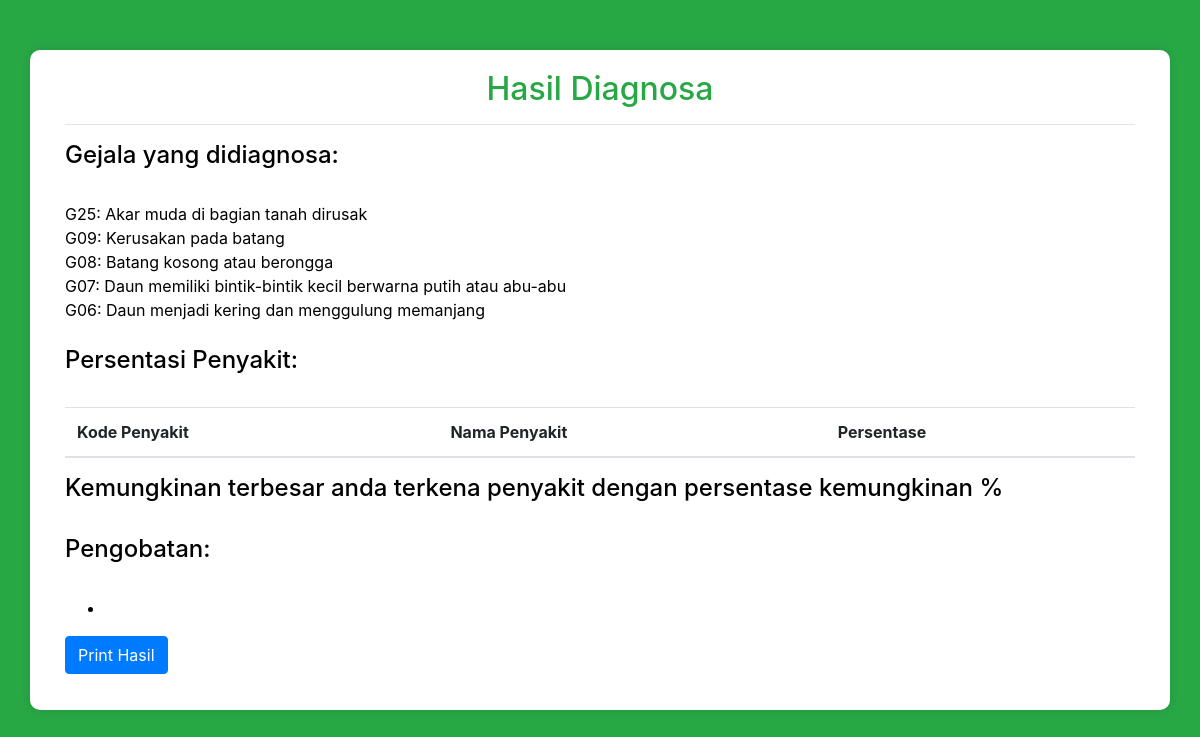
/hitung_bayes.php?u=322, run on the app's committed database.
### tables this page shows
CREATE TABLE `tblgejala` (
  `kd_gejala` varchar(7) NOT NULL,
  `nm_gejala` varchar(80) NOT NULL
);

### hitung_bayes.php (the view, shortened to what this page needs)
<!DOCTYPE html>
<html lang="en">
<head>
  <link rel="stylesheet" href="https://maxcdn.bootstrapcdn.com/bootstrap/4.5.2/css/bootstrap.min.css">
</head>
<body>
  <div class="container">
    <div class="col">
      <h2 class="form-title">Hasil Diagnosa</h2>
      <hr>
      <?php
      include "lib/koneksi.php";
      $user=$_GET['u'];
      echo "<h4>Gejala yang didiagnosa:</h4><br>";
      $dataGejala = array();
      $tampil_data_gejala = mysqli_query($konek,"SELECT * FROM tblbantu WHERE id_pengunjung='$user'");
      while ($hasil_tampil_data_gejala = mysqli_fetch_array($tampil_data_gejala)) {
        $dataGejala[] = $hasil_tampil_data_gejala['kd_gejala'];
      }
      $list_penyakit_k = array();
      $a=0;
      foreach ($dataGejala as $list_pyk_k) {
        $query_penyakit_k = mysqli_query($konek,"SELECT * FROM tblaturan WHERE kd_gejala='$list_pyk_k'");
        while ($hasil_query_penyakit_k = mysqli_fetch_array($query_penyakit_k)) {
          $list_penyakit_k [$a][0] = $hasil_query_penyakit_k['kd_gejala'];
          $list_penyakit_k [$a][1] = $hasil_query_penyakit_k['kd_penyakit'];
          $a++;
        }
      }
      $list_penyakit_jml_gejala = array ();
      $q=0;
      $list_penyakit_gejala = mysqli_query($konek, "SELECT * FROM tblbantu_2 WHERE id_pengunjung='$user' ORDER BY kd_penyakit ASC");
      while ($h_list_penyakit_gejala = mysqli_fetch_array($list_penyakit_gejala)){
        $list_penyakit_jml_gejala[$q][0] = $h_list_penyakit_gejala['kd_penyakit'];
        $list_penyakit_jml_gejala[$q][1] = $h_list_penyakit_gejala['jml_gejala'];
        $q++;
      }
      $list_penyakit_kk = array ();
      $b=0;
      foreach
	  ($list_penyakit_k as $list_pyk_k) {
        $query_penyakit_kk = mysqli_query($konek, "SELECT * FROM tblaturan WHERE kd_penyakit='$list_pyk_k[1]'");
        $jumlah_gejala = mysqli_num_rows($query_penyakit_kk);
        while ($hasil_query_penyakit_kk = mysqli_fetch_array($query_penyakit_kk)) {
          $list_penyakit_kk[$b][0] = $hasil_query_penyakit_kk['kd_penyakit'];
        }
        $list_penyakit_kk[$b][1] = $jumlah_gejala;
        $hasil = floor($list_penyakit_kk[$b][1] / 2);
        $list_penyakit_kk[$b][2] = $hasil;
        $b++;
      }
      $list_penyakit_penuh_kriteria = array ();
      foreach ($list_penyakit_jml_gejala as $h_list_penyakit_jml_gejala) {
        foreach ($list_penyakit_kk as $h_list_penyakit_kk) {
          if ($h_list_penyakit_jml_gejala[0] == $h_list_penyakit_kk[0]) {
            if ($h_list_penyakit_jml_gejala[1] >= $h_list_penyakit_kk[2]) {
              $list_penyakit_penuh_kriteria[] = $h_list_penyakit_jml_gejala[1];
            }
          }
        }
      }
      if (count($list_penyakit_penuh_kriteria) == -1) {
        echo "<h3>Tidak Bisa Melakukan Diagnosa Penyakit, Gejala Yang Anda Masukkan Kurang Spesifik</h3>";
        $hapus = mysqli_query($konek, "DELETE FROM tblbantu_2 WHERE id_pengunjung='$user'");
        $hps_pengunjung = mysqli_query($konek,"DELETE FROM tblpengunjung WHERE id_pengunjung='$user'");
        $hps_tblbantu = mysqli_query($konek,"DELETE FROM tblbantu WHERE id_pengunjung='$user'");
      } else {
        foreach ($dataGejala as $nilai) {
          $q_gejala = "SELECT * FROM tblgejala WHERE kd_gejala='$nilai'";
          $r_gejala = mysqli_query($konek, $q_gejala) or die ("Error gejala".mysqli_error());
          $gejalaHsl = mysqli_fetch_array($r_gejala);
          echo $gejalaHsl['kd_gejala'] . ": " . $gejalaHsl['nm_gejala'] . "<br>";
        }
	  echo "<br/><strong><h4>Persentasi Penyakit:</h4></strong><br/>";
	  echo "<table class='table'>";
	  echo "<thead>";
	  echo "<tr>";
	  echo "<th>Kode Penyakit</th>";
	  echo "<th>Nama Penyakit</th>";
	  echo "<th>Persentase</th>";
	  echo "</tr>";
	  echo "</thead>";
	  echo "</table>";
	  $q_max  = "SELECT tbldiagnosa.kd_penyakit, tblpenyakit.nm_penyakit, tblpenyakit.pengobatan, tbldiagnosa.persen FROM tbldiagnosa INNER JOIN tblpenyakit ON tbldiagnosa.kd_penyakit=tblpenyakit.kd_penyakit WHERE tbldiagnosa.persen=(SELECT MAX(tbldiagnosa.persen) AS persen FROM tbldiagnosa WHERE tbldiagnosa.id_pengunjung='$user') AND tbldiagnosa.id_pengunjung='$user'";
	  $r_max  = mysqli_query($konek, $q_max);
	  $hs_max = mysqli_fetch_array($r_max);
	  echo "<h4>Kemungkinan terbesar anda terkena penyakit {$hs_max['nm_penyakit']} dengan persentase kemungkinan {$hs_max['persen']}%</h4><br>";
	  echo "<h4>Pengobatan:</h4><br>";
	  echo "<ul>";
	  $h_obat = explode(",", $hs_max['pengobatan']);
	  foreach ($h_obat as $obat) {
		echo "<li>$obat</li>";
	  }
	  echo "</ul>";
	}
	?>
      <button class="btn btn-primary mb-3" onClick="print_d()">Print Hasil</button>
  </div>
</div>
</body>
</html>

### hitung_bayes.php (style rules this page uses)
body { background-color: #28a745; color: black; }
.container { margin-top: 50px; background-color: #ffffff; border-radius: 10px; padding: 20px; box-shadow: 0 0 10px rgba(0, 0, 0, 0.1); }
.form-title { text-align: center; color: #28a745; }

### data on the page
tblgejala: kd_gejala "G25", nm_gejala "Akar muda di bagian tanah dirusak"
tblgejala: kd_gejala "G09", nm_gejala "Kerusakan pada batang"
tblgejala: kd_gejala "G08", nm_gejala "Batang kosong atau berongga"
tblgejala: kd_gejala "G07", nm_gejala "Daun memiliki bintik-bintik kecil berwarna putih atau abu-abu"
tblgejala: kd_gejala "G06", nm_gejala "Daun menjadi kering dan menggulung memanjang"
